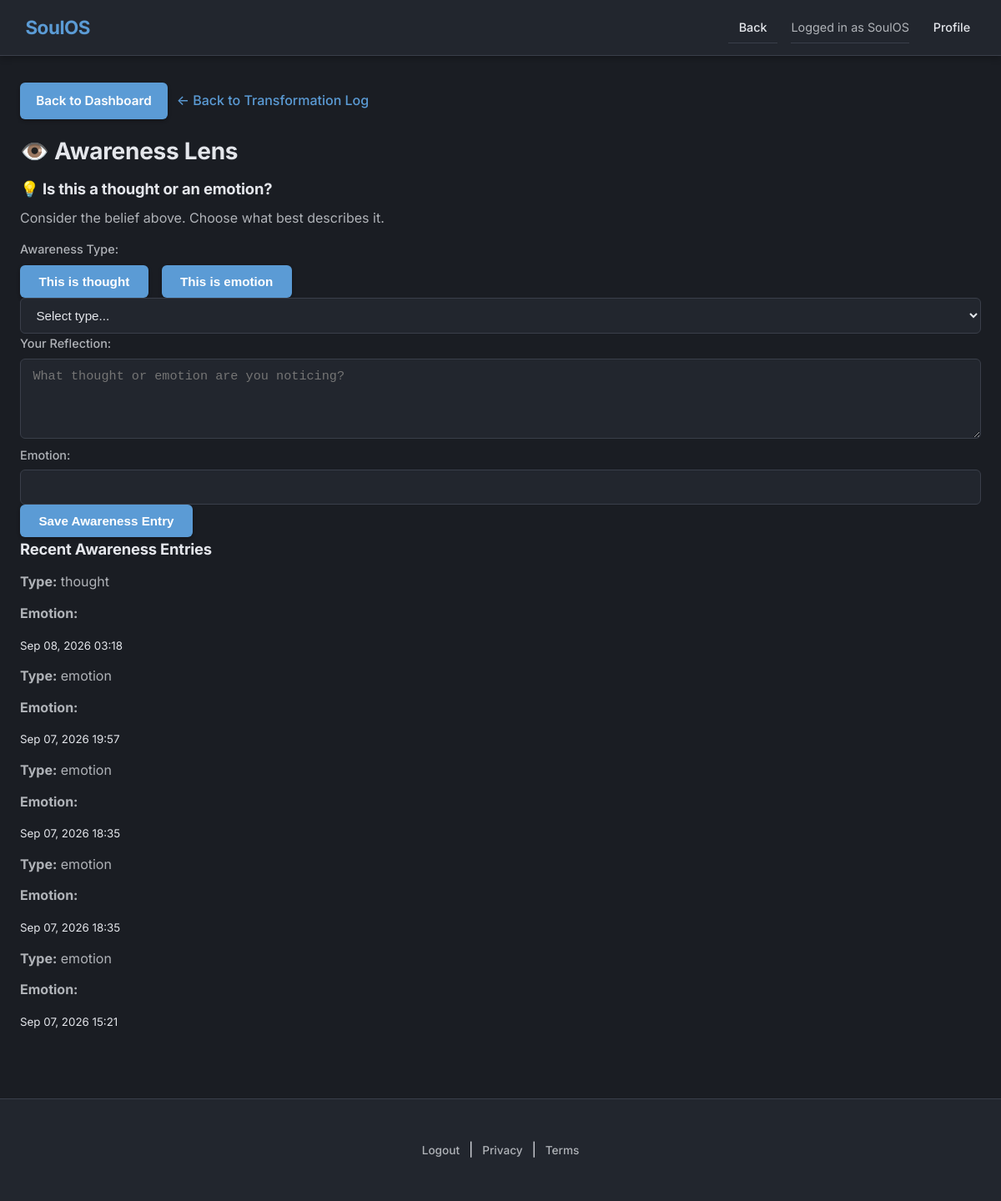
/core-healing-path/stage/awareness-lens/ (signed in), run on an earlier commit of the app's database.
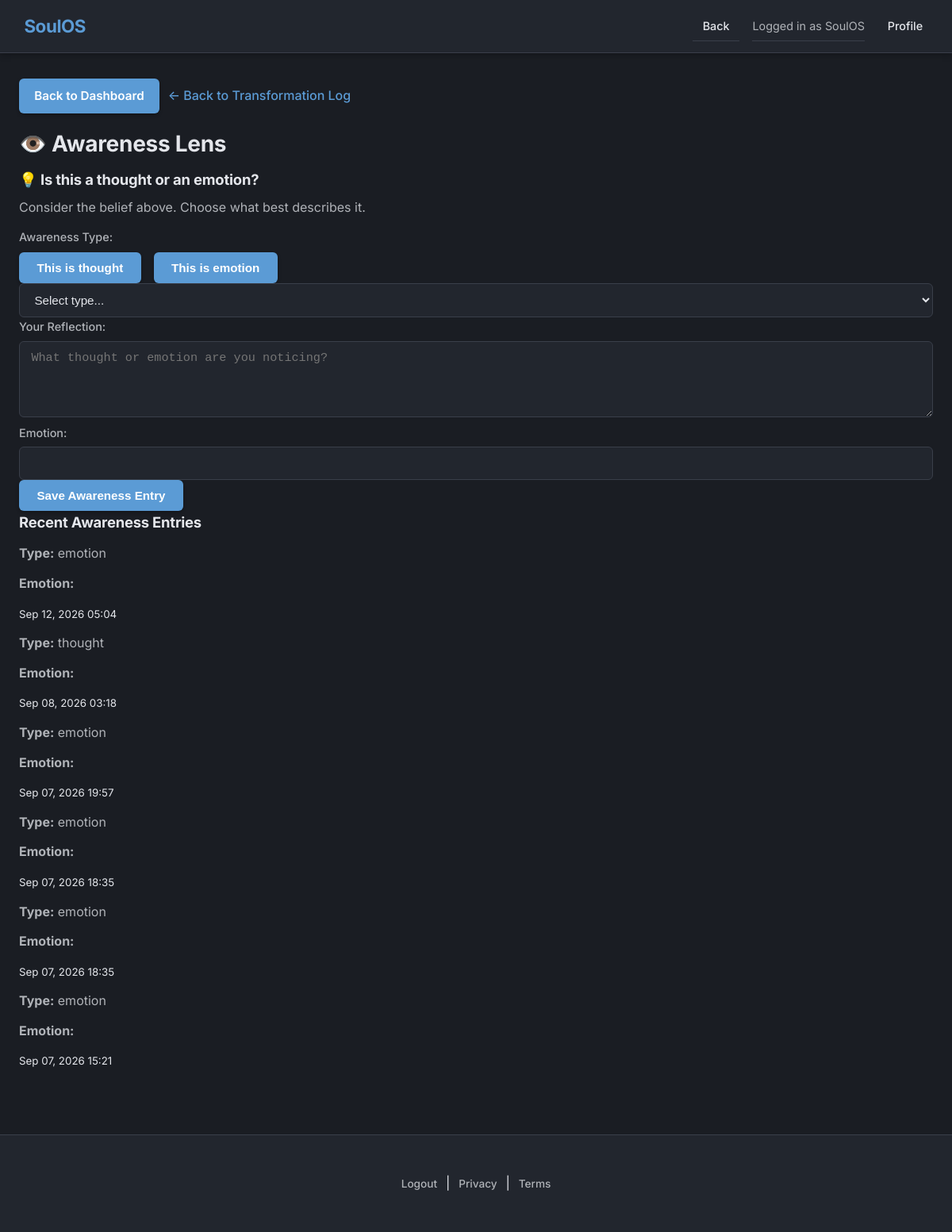
And on a later commit of the database.
### Core_healing_path/models.py (models this page shows, shortened)
class HealingLog(models.Model):
    user = models.ForeignKey(
        User, on_delete=models.CASCADE, related_name="healing_logs"
    )
    stage = models.CharField(max_length=50, choices=STAGE_CHOICES)
    entry = models.TextField()
    intensity = models.PositiveSmallIntegerField(default=5)
    trigger = models.CharField(max_length=100, blank=True)
    emotion = models.CharField(max_length=100, blank=True)
    limiting_belief = models.CharField(max_length=255, blank=True)
    custom_affirmation = models.CharField(max_length=255, blank=True)
    reframe = models.CharField(max_length=255, blank=True)
    coping_strategy = models.CharField(max_length=100, blank=True)
    ritual = models.CharField(max_length=100, blank=True)
    gratitude_notes = models.TextField(blank=True)
    insight_type = models.CharField(max_length=100, blank=True)
    clarity_notes = models.TextField(blank=True)
    awareness_type = models.CharField(max_length=20, blank=True)
    parent_log = models.ForeignKey(
        "self",
        on_delete=models.SET_NULL,
        null=True,
        blank=True,
        related_name="awareness_entries",
    )
    created_at = models.DateTimeField(default=timezone.now)
    class Meta:
        ordering = ["-created_at"]

### Core_healing_path/views.py (the view)
@login_required
def stage_view(request, stage_key):
    stage_name = dict(STAGE_CHOICES).get(stage_key, stage_key)
    if request.method == "POST":
        form_class = FORM_MAP.get(stage_key)
        if not form_class:
            return redirect("core_healing_path_dashboard")
        form = form_class(request.POST)
        if form.is_valid():
            log = form.save(commit=False)
            log.user = request.user
            log.stage = stage_key
            if stage_key == "awareness_lens":
                log.parent_log_id = request.POST.get("parent_log")
            log.save()
            profile = get_or_create_profile(request.user)
            if stage_key == "tension_observer":
                journey = TransformationJourney.objects.create(
                    user=request.user,
                    tension_log=log,
                    current_stage=stage_key,
                    status="active",
                )
                JourneyStage.objects.create(journey=journey, stage=stage_key, log=log)
                advance_journey(journey, log)
                next_stage = get_next_stage(stage_key)
                if next_stage:
                    return redirect(
                        reverse(STAGE_URL_MAP[next_stage]) + f"?tension_log_id={log.id}"
                    )
                return redirect("core_healing_path_dashboard")
            else:
                active_journey = get_active_journey(request.user)
                if active_journey and active_journey.current_stage == stage_key:
                    advance_journey(active_journey, log)
                    if stage_key == "clarity_flow":
                        active_journey.status = "completed"
                        active_journey.completed_at = timezone.now()
                        active_journey.save()
                next_stage = get_next_stage(stage_key)
                if next_stage:
                    return redirect(reverse(STAGE_URL_MAP[next_stage]))
                return redirect("core_healing_path_dashboard")
    else:
        form_class = FORM_MAP.get(stage_key, TensionObserverForm)
        form = form_class(initial={"stage": stage_key})
    logs = HealingLog.objects.filter(user=request.user, stage=stage_key)[:20]
    suggestion = ""
    if stage_key == "thought_analyzer" and logs:
        suggestion = get_stage_suggestion(logs[0])
    tension_log = None
    if stage_key == "awareness_lens":
        tension_log_id = request.GET.get("tension_log_id")
        if tension_log_id:
            tension_log = HealingLog.objects.filter(
                id=tension_log_id, user=request.user, stage="tension_observer"
            ).first()
    context = {
        "stage_key": stage_key,
        "stage_name": stage_name,
        "healing_prompt": HEALING_PROMPTS.get(stage_key, ""),
        "form": form,
        "logs": logs,
        "suggestion": suggestion,
        "stage_choices": STAGE_CHOICES,
        "current_stage_index": TRANSFORMATION_ORDER.index(stage_key),
        "total_stages": len(TRANSFORMATION_ORDER),
        "next_stage_url": STAGE_URL_MAP.get(get_next_stage(stage_key))
        if get_next_stage(stage_key)
        else None,
        "tension_log": tension_log,
    }
    return render(request, f"core_healing_path/stage_{stage_key}.html", context)

### Core_healing_path/forms.py
class AwarenessLensForm(forms.ModelForm):
    emotion = forms.CharField(
        label="Emotion",
        max_length=100,
        required=False,
        widget=EditableSelect(choices=EMOTION_CHOICES, attrs={"class": "form-control"}),
    )
    awareness_type = forms.ChoiceField(
        label="Awareness Type",
        choices=[
            ("", "Select type..."),
            ("thought", "This is thought"),
            ("emotion", "This is emotion"),
        ],
        required=True,
        widget=forms.Select(attrs={"class": "form-control"}),
    )
    class Meta:
        model = HealingLog
        fields = ["stage", "entry", "emotion", "awareness_type"]
        widgets = {
            "stage": forms.HiddenInput(),
            "entry": forms.Textarea(
                attrs={
                    "class": "form-control",
                    "rows": 4,
                    "placeholder": "What thought or emotion are you noticing?",
                }
            ),
        }

### templates/core_healing_path/stage_awareness_lens.html (shortened to what this page needs)
{% extends "base.html" %}
{% load static %}
{% block content %}
<a href="{% url 'core_healing_path:transformation_log' %}">← Back to Transformation Log</a>
<div class="card">
    <h1>👁️ Awareness Lens</h1>
</div>
<div class="card">
    <h3>💡 Is this a thought or an emotion?</h3>
    <p>Consider the belief above. Choose what best describes it.</p>
    <form method="post" action="{% url 'core_healing_path:log_awareness' %}">
        <div class="form-group">
            <label>Awareness Type:</label>
            <div style="display: flex; gap: 1rem; margin-top: 0.5rem;">
                <button type="button" class="btn btn-primary" onclick="selectAwarenessType('thought')">This is thought</button>
                <button type="button" class="btn btn-primary" onclick="selectAwarenessType('emotion')">This is emotion</button>
            </div>
            {{ form.awareness_type }}
        </div>
        <div class="form-group">
            <label for="id_entry">Your Reflection:</label>
            {{ form.entry }}
        </div>
        <div class="form-group">
            <label for="id_emotion">Emotion:</label>
            {{ form.emotion }}
        </div>
        <button type="submit" class="btn btn-primary">Save Awareness Entry</button>
    </form>
</div>
<div class="card">
    <h3>Recent Awareness Entries</h3>
    {% for log in logs %}
        <div class="form-group">
            <p><strong>Type:</strong> <span>{{ log.awareness_type }}</span></p>
            <p><strong>Emotion:</strong> </p>
            <small>{{ log.created_at|date:"M d, Y H:i" }}</small>
        </div>
    {% empty %}
        <p>No awareness entries yet.</p>
    {% endfor %}
</div>
{% endblock %}

What changed in the data, as far as the page shows it:
added HealingLog: awareness_type "emotion", created_at "Sep 12, 2026 05:04"
